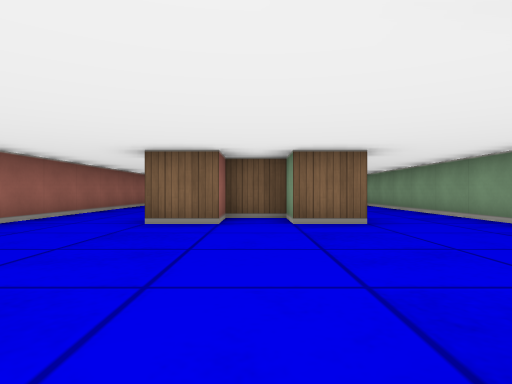
[1] (above)

12 first-person views from a walk through a cub3D ray-caster map. The camera is about half as high as the walls, looks level and sees 75° across. The floor is counted in squares. Each view is taken from the middle of a square. On the plan, view 1 faces up. The plan holds only what a view shows up to about 9 squares ahead; the rest is blank.

[2]
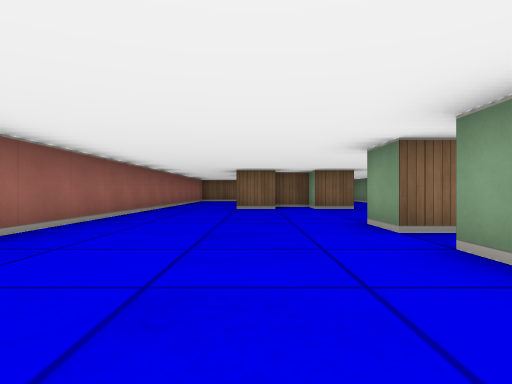

[3]
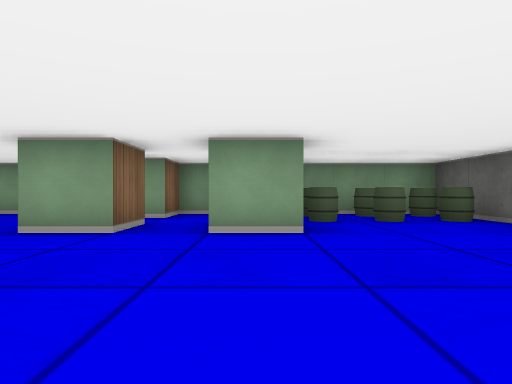

[4]
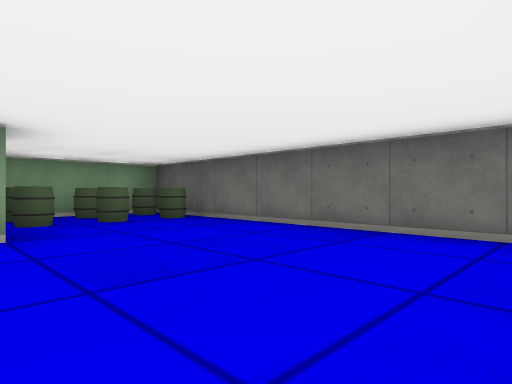

[5]
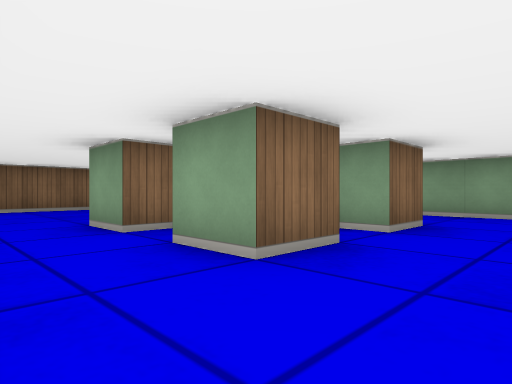

[6]
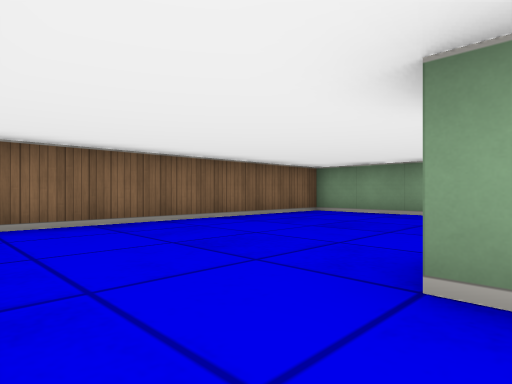

[7]
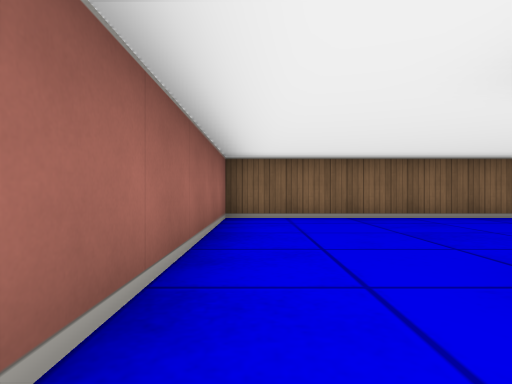

[8]
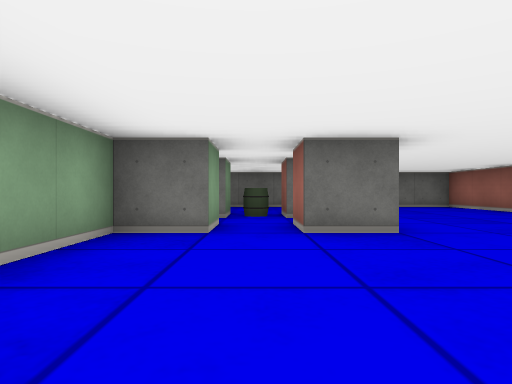

[9]
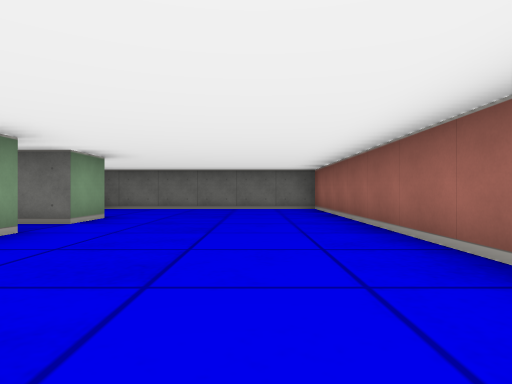

[10]
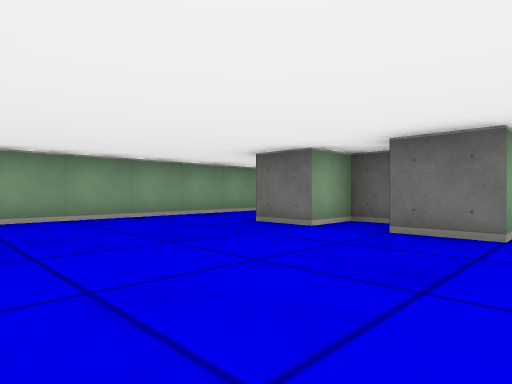

[11]
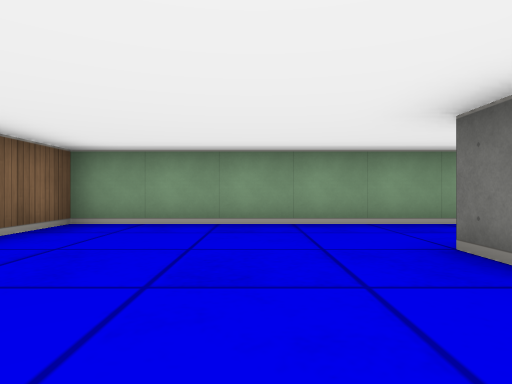

[12]
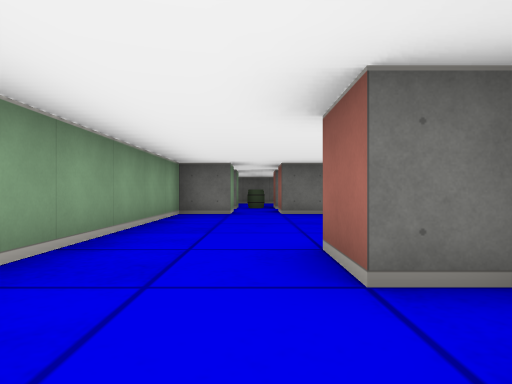

### Floor plan
Points are (right, up) in squares from view 1. A wall is a line through its corners. A room is listed if a view was taken in it or the views show most of it. See-through windows are left out.
Room 1 (views 1, 2, 3, 4, 5, 8, 9)
walls: (0.5, -0.5) (0.5, 0.5) (1.5, 0.5) (1.5, -0.5) (0.5, -0.5); (0.5, -2.5) (0.5, -1.5) (1.5, -1.5) (1.5, -2.4); (2.5, -2.2) (2.5, -1.5); (3.5, -1.1) (3.5, -0.5) (2.5, -0.5) (2.5, 0.5) (3.5, 0.5) (3.5, 3.5); (-0.5, 4.5) (-1.5, 4.5); (1.5, 4.5) (0.5, 4.5); (-3.5, 4.5) (-3.5, -5.5) (3.5, -5.5) (3.5, -2.9); (0.5, 5.5) (-0.5, 5.5)
ways out: opening at (-2.5, 5) to room 2; opening at (2.5, 4.5) to room 2
objects: barrel (2, -5); barrel (2, -4); barrel (2, -3); barrel (2, -2); barrel (3, -5); barrel (3, -4); barrel (3, -3)
Room 2 (views 6, 7, 10, 11, 12)
walls: (0.5, 7.5) (1.5, 7.5); (-0.1, 6.5) (0.5, 6.5); (-1.5, 6.5) (-1.5, 7.5) (-0.5, 7.5); (0.5, 5.5) (1.5, 5.5) (1.5, 4.5); (-1.5, 4.5) (-1.5, 5.5); (3.5, 3.5) (3.5, 11.5) (-3.5, 11.5) (-3.5, 4.5)
ways out: opening at (-2.5, 5) to room 1; opening at (2.5, 4.5) to room 1

Where each view was taken, in squares from view 1:
view 1: 0 up, 0 right, facing up
view 2: 4 down, 1 left, facing up
view 3: 2 down, 3 left, facing right
view 4: 2 down, 3 left, facing down-right
view 5: 3 up, 3 left, facing up-right
view 6: 7 up, 3 left, facing up-right
view 7: 6 up, 3 left, facing up
view 8: 4 up, 2 right, facing down
view 9: 3 up, 2 left, facing down
view 10: 11 up, 2 left, facing down-right
view 11: 9 up, 1 left, facing right
view 12: 7 up, 2 right, facing down
